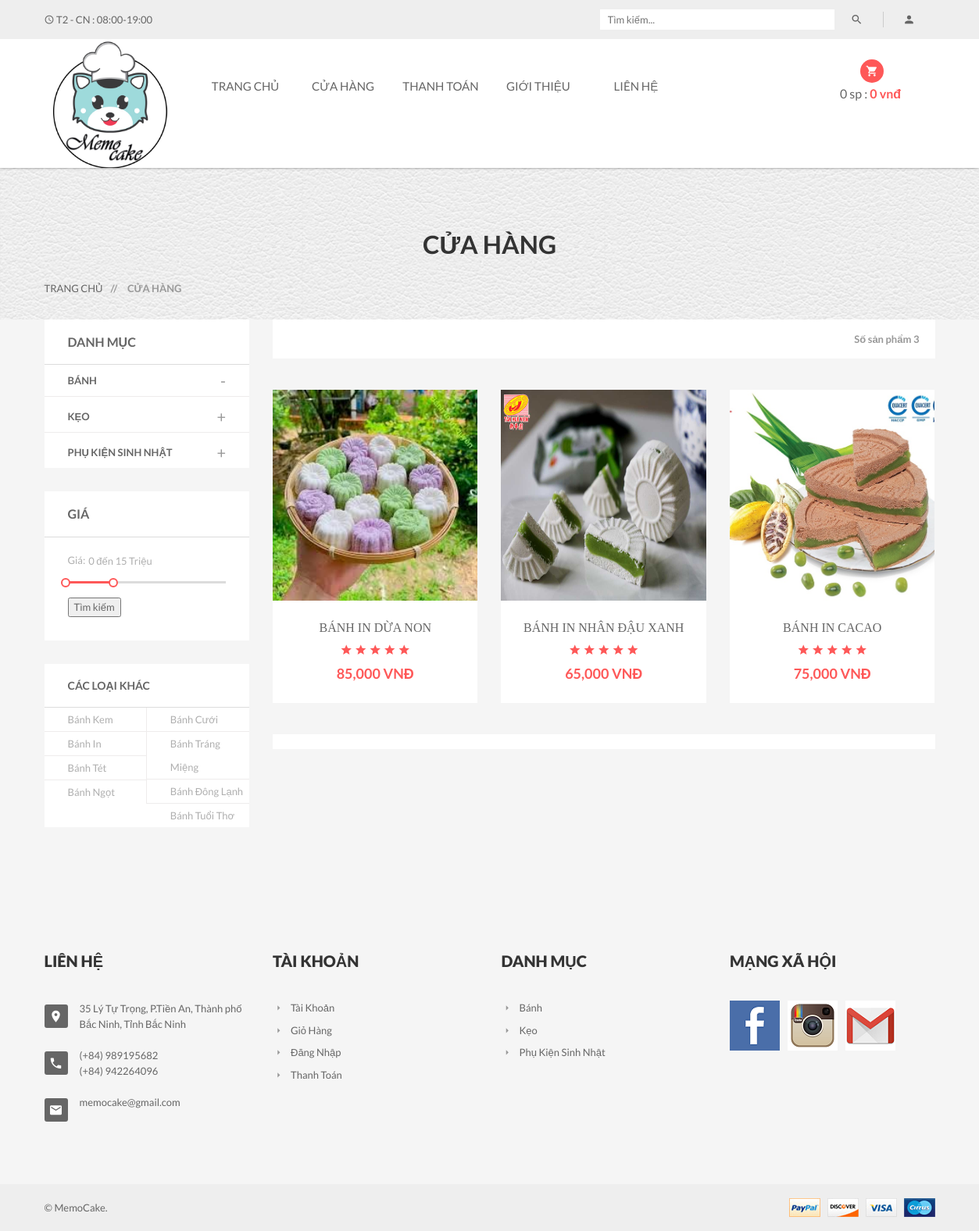
/?act=shop&sp=1&loai=Bánh in, run on the app's committed database.
### tables this page shows
CREATE TABLE `danhmuc` (
  `MaDM` int(11) NOT NULL,
  `TenDM` varchar(255) DEFAULT NULL
);

CREATE TABLE `loaisanpham` (
  `MaLSP` int(11) NOT NULL,
  `TenLSP` varchar(70) NOT NULL,
  `HinhAnh` varchar(200) NOT NULL,
  `Mota` varchar(200) NOT NULL,
  `MaDM` int(11) NOT NULL
);

CREATE TABLE `sanpham` (
  `MaSP` int(11) NOT NULL,
  `MaLSP` int(11) NOT NULL,
  `MaDM` int(11) NOT NULL,
  `TenSP` varchar(70) NOT NULL,
  `DonGia` int(11) NOT NULL,
  `SoLuong` int(10) UNSIGNED NOT NULL DEFAULT 1,
  `HinhAnh1` varchar(200) NOT NULL,
  `HinhAnh2` varchar(255) DEFAULT NULL,
  `HinhAnh3` varchar(255) DEFAULT NULL,
  `MaKM` int(11) NOT NULL,
  `Khoi_luong` varchar(50) DEFAULT NULL,
  `Kich_thuoc` varchar(50) DEFAULT NULL,
  `Mau` varchar(50) DEFAULT NULL,
  `Chat_lieu` varchar(50) DEFAULT NULL,
  `Xuat_xu` varchar(50) DEFAULT NULL,
  `Hinh_dang` varchar(50) DEFAULT NULL,
  `Size` varchar(50) DEFAULT NULL,
  `HSD` varchar(50) DEFAULT NULL,
  `Luu_y` varchar(50) DEFAULT NULL,
  `SoSao` int(11) NOT NULL,
  `SoDanhGia` int(11) NOT NULL,
  `TrangThai` int(11) NOT NULL,
  `MoTa` text NOT NULL,
  `ThoiGian` datetime DEFAULT NULL
);

### Controllers/ShopController.php (called while the page is built, shortened)
<?php
require_once("Models/shop.php");
class ShopController
{
    var $shop_model;
    public function __construct()
    {
        $this->shop_model = new Shop();
    }
    function list()
    {
        $data_danhmuc = $this->shop_model->danhmuc();
        $data_loaisp = $this->shop_model->loaisp(0, 8);
        $data_chitietDM = array();
        for ($i = 1; $i <= count($data_danhmuc); $i++) {
            $data_chitietDM[$i] = $this->shop_model->chitietdanhmuc($i);
        }
        if (isset($_GET['sp']) and isset($_GET['loai'])) {
            $data_loai = $this->shop_model->chitiet_loai($_GET['loai'], $_GET['sp']);
            if ($data_loai != null) {
                $data = $this->shop_model->chitiet($data_loai[0]['MaLSP'], $_GET['sp']);
            }
        }
        require_once('Views/index.php');
    }
}

### Models/connection.php (called while the page is built, shortened)
<?php
    class connection{
        function __construct()
        {
            $severname ="localhost";
            $username ="root";
            $password ="";
            $db_name ="memocake";
            $this->conn = new mysqli($severname,$username,$password,$db_name);
        }
    }
?>

### Models/model.php (called while the page is built, shortened)
<?php
require_once("connection.php");
class model
{
    function __construct()
    {
        $conn_obj = new connection();
        $this->conn = $conn_obj->conn;
    }
    function danhmuc()
    {
        $query =  "SELECT * from DanhMuc ";
        require("result.php");
        return $data;
    }
    function chitietdanhmuc($id)
    {
        $query =  "SELECT d.TenDM as Ten, l.* FROM danhmuc as d, loaisanpham as l WHERE d.MaDM = l.MaDM and d.MaDM = $id";
        require("result.php");
        return $data;
    }
}

### Models/result.php (called while the page is built)
<?php
$result = $this->conn->query($query);
$data = array();
while ($row = $result->fetch_assoc()) {
    $data[] = $row;
}
?>

### Models/shop.php (called while the page is built, shortened)
<?php
require_once("model.php");
class Shop extends Model
{
    function loaisp($a,$b)
    {
        $query = "SELECT * FROM loaisanpham WHERE   MaDM = 1 LIMIT $a, $b";
        require("result.php");
        return $data;
    }
    function chitiet_loai($loai,$sp)
    {
        $query = "SELECT * FROM loaisanpham WHERE  TenLSP = '$loai' and MaDM = $sp";
        require("result.php");
        return $data;
    }
    function chitiet($id,$sp)
    {
        $query = "SELECT * FROM sanpham WHERE  MaLSP = '$id' and MaDM = $sp";
        require("result.php");
        return $data;
    }
}

### Views/shop/category.php (the view, shortened to what this page needs)
<div class="sidebar left-sidebar">
    <div class="s-side-text">
        <div class="sidebar-title clearfix">
            <h4 class="floatleft">Danh mục</h4>
        </div>
        <div class="categories left-right-p">
            <ul id="accordion" class="panel-group clearfix">
                <?php    $i = 1; foreach ($data_chitietDM as $row) { ?>
                    <li class="panel">
                        <div data-toggle="collapse" data-parent="#accordion" data-target="#collapse<?=$i?>">
                            <div class="medium-a">
                                <b><?= $data_danhmuc[$i-1]['TenDM'] ?></b>
                            </div>
                        </div>
                    </li>
                <?php $i++;
             } ?>
            </ul>
        </div>
    </div>
    <div class="s-side-text">
        <div class="sidebar-title">
            <h4>Giá</h4>
        </div>
        <div class="range-slider clearfix">
            <form action="index.php?act=shop" method="post">
                <label><span>Giá: </span> <input type="text" id="amount" readonly  /></label>
                <div id="slider-range"></div></br>
                <button type="submit">Tìm kiếm</button>
            </form>
        </div>
    </div>
    <div class="s-side-text">
        <div class="sidebar-title clearfix">
            <h5 class="floatleft">Các loại khác</h5>
        </div>
        <div class="brands-select clearfix">
            <ul>
                <li>
                    <?php for($i=0;$i<4;$i++) {?>
                    <a href="?act=shop&sp=1&loai=<?=$data_loaisp[$i]['TenLSP']?>"><?=$data_loaisp[$i]['TenLSP']?></a>
                    <?php } ?>
                </li>
                <li>
                <?php for($i=4;$i<8;$i++) { ?>
                    <a href="?act=shop&sp=1&loai=<?=$data_loaisp[$i]['TenLSP']?>"><?=$data_loaisp[$i]['TenLSP']?></a>
                <?php  }?>
                </li>
            </ul>
        </div>
    </div>
</div>

### Views/shop/list-products.php (shortened to what this page needs)
<div class="tab-content grid-content">
	<div class="tab-pane fade in active text-center" id="grid">
		<?php
			if(isset($data) and $data != NULL){
				foreach ($data as  $value) {
		?>
		<div class="col-xs-12 col-sm-6 col-md-4">
			<div class="single-product">
				<div class="product-f">
					<a href="?act=detail&id=<?=$value['MaSP']?>"><img src="public/<?=$value['HinhAnh1']?>" alt="Product Title" class="img-products"/></a>
				</div>
				<div class="product-dsc">
					<p><a href="?act=detail&id=<?=$value['MaSP']?>"><?=$value['TenSP']?></a></p>
					<div class="ratting">
						<i class="mdi mdi-star"></i>
						<i class="mdi mdi-star"></i>
						<i class="mdi mdi-star"></i>
						<i class="mdi mdi-star"></i>
						<i class="mdi mdi-star"></i>
					</div>
					<span><?=number_format($value['DonGia'])?> VNĐ</span>
				</div>
			</div>
		</div>
		<?php }}else{
			echo '<p> KHÔNG CÓ DỮ LIỆU </p>';}?>
	</div>
</div>

### Views/header_footer/footer.php
<footer class="footer-two">
    <div class="footer-top section-padding">
        <div class="footer-dsc">
            <div class="container">
                <div class="row">
                    <div class="col-xs-12 col-sm-6 col-md-3">
                        <div class="single-text">
                            <div class="footer-title">
                                <h4>Liên hệ</h4>
                            </div>
                            <div class="footer-text">
                                <ul>
                                    <li>
                                        <i class="mdi mdi-map-marker"></i>
                                        <p>35 Lý Tự Trọng, P.Tiền An, Thành phố Bắc Ninh, Tỉnh Bắc Ninh</p>
                                    </li>
                                    <li>
                                        <i class="mdi mdi-phone"></i>
                                        <p>(+84) 989195682</p>
                                        <p>(+84) 942264096</p>
                                    </li>
                                    <li>
                                        <i class="mdi mdi-email"></i>
                                        <p>memocake@gmail.com</p>
                                    </li>
                                </ul>
                            </div>
                        </div>
                    </div>
                    <div class="col-xs-6 col-sm-3 col-md-3 wide-mobile">
                        <div class="single-text">
                            <div class="footer-title">
                                <h4>Tài khoản</h4>
                            </div>
                            <div class="footer-menu">
                                <ul>
                                    <li><a href="?act=taikhoan&xuli=account"><i class="mdi mdi-menu-right"></i>Tài khoản</a></li>
                                    <li><a href="?act=cart"><i class="mdi mdi-menu-right"></i>Giỏ Hàng</a></li>
                                    <li><a href="?act=taikhoan"><i class="mdi mdi-menu-right"></i>Đăng Nhập</a></li>
                                    <li><a href="?act=checkout"><i class="mdi mdi-menu-right"></i>Thanh Toán</a></li>
                                </ul>
                            </div>
                        </div>
                    </div>
                    <div class="col-xs-6 col-sm-3 col-md-3 wide-mobile">
                        <div class="single-text">
                            <div class="footer-title">
                                <h4>Danh mục</h4>
                            </div>
                            <div class="footer-menu">
                                <ul>
                                    <?php foreach ($data_danhmuc as $row) { ?>
                                    <li><a href="?act=shop&sp=<?=$row['MaDM']?>"><i class="mdi mdi-menu-right"></i><?=$row['TenDM']?></a></li>
                                    <?php  } ?>
                                </ul>
                            </div>
                        </div>
                    </div>
                    <div class="col-xs-12 col-sm-12 col-md-3 r-margin-top wide-mobile">
                        <div class="single-text">
                            <div class="footer-title">
                                <h4>Mạng xã hội</h4>
                            </div>
                            <div class="clearfix instagram">
                                <ul>
                                    <li><a href="#"><img src="public/img/footer/in1.png" alt="Instagram" /></a></li>
                                    <li><a href="#"><img src="public/img/footer/in2.png" alt="Instagram" /></a></li>
                                    <li><a href="#"><img src="public/img/footer/in3.png" alt="Instagram" /></a></li>
                                </ul>
                            </div>
                        </div>
                    </div>
                </div>
            </div>
        </div>
    </div>
    <div class="footer-bottom">
        <div class="container">
            <div class="row">
                <div class="col-xs-12 col-sm-6">
                    <p>&copy; MemoCake.</p>
                </div>
                <div class="col-xs-12 col-sm-6 text-right">
                    <a href="https://www.nganluong.vn/vn/home.html" target="_blank"><img src="public/img/footer/payment.png" alt="" /></a>
                </div>
            </div>
        </div>
    </div>
</footer>

### data on the page
danhmuc: TenDM "BÁNH", TenDM "Bánh"
danhmuc: TenDM "KẸO", TenDM "Kẹo"
danhmuc: TenDM "PHỤ KIỆN SINH NHẬT", TenDM "Phụ Kiện Sinh Nhật"
loaisanpham: TenLSP "Bánh Kem"
loaisanpham: TenLSP "Bánh In"
loaisanpham: TenLSP "Bánh Tét"
loaisanpham: TenLSP "Bánh Ngọt"
loaisanpham: TenLSP "Bánh Cưới"
loaisanpham: TenLSP "Bánh Tráng Miệng"
loaisanpham: TenLSP "Bánh Đông Lạnh"
loaisanpham: TenLSP "Bánh Tuổi Thơ"
sanpham: HinhAnh1 (picture), TenSP "BÁNH IN DỪA NON", DonGia "85,000"
sanpham: HinhAnh1 (picture), TenSP "BÁNH IN NHÂN ĐẬU XANH", DonGia "65,000"
sanpham: HinhAnh1 (picture), TenSP "BÁNH IN CACAO", DonGia "75,000"

### other printed values
$soluong "0"
$thanhtien "0"
$data_tong "3"
